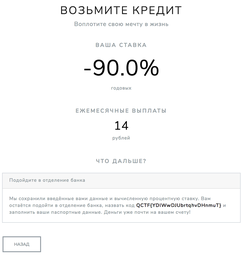
#> input picture editorial-resources/bank/flag.png, 244 x 256 px, shrunk from 952 x 1000 before the run
$ python -i lib.py   (imports and definitions only)
#> lines starting #> are read from the running program, lines starting #| are printed output that depends on the picture
#> further down, picture is the input picture: PIL image 244x256 RGBA; mean R, G, B, A 249.1, 249.3, 249.4, 255
from PIL import Image

def prepare_image(im):
    im = im.convert(mode='RGB')
    width, height = im.size
#> width = 244; height = 256

    for x in range(width):
        for y in range(height):
            pixel = im.getpixel((x,y))
            if 255 not in pixel:
                colorize(pixel, im, (x,y), (0,0,0))

    for x in range(width//4):
        for y in range(height//4):
            for i in range(4):
                for j in range(4):
                        coords = x+i*width//4,y+j*height//4
                        pixel = im.getpixel(coords)
                        if 255 in pixel:
                            colorize(pixel, im, coords, (200,10,4) if i%2 == j%2 else (12,110,3))

    for x in range(width//2):
        for y in range(height//2):
            abc = (im.getpixel((2*x,2*y)), im.getpixel((2*x+1,2*y)), im.getpixel((2*x,2*y+1)), im.getpixel((2*x+1,2*y+1)))
            if abc[0] != abc[1]:
                im.putpixel((2*x,2*y), im.getpixel((2*x+1,2*y)))
            if abc[2] != abc[3]:
                im.putpixel((2*x,2*y+1), im.getpixel((2*x+1,2*y+1)))
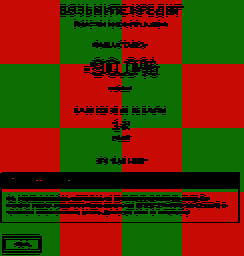
#> im: PIL image 244x256 RGB; mean R, G, B 88.7, 48.8, 2.9
    return im

def colorize(pixel, im, coords, color):
    im.putpixel(coords, color)


def read_as_rgb_2x2_blocks(image):
    pixels = []

    if type(image) is str:
        im = Image.open(image)
    else:
        im = image
    im = im.convert(mode='RGB')
    width, height = im.size

    for x in range(width//2):
        for y in range(height//2):
            pixels.append((
                im.getpixel((2*x  ,2*y  )),
                im.getpixel((2*x+1,2*y  )),
                im.getpixel((2*x  ,2*y+1)),
                im.getpixel((2*x+1,2*y+1))
                ))
    return pixels

def encrypt_block(block):
    a, b, c, d = block
    a = a[0] + 20*a[1] + 100*a[2]
    b = 201*b[0] + 11*b[1] + 2*b[2]
    c = 1000*c[2] + c[0]
    d = d[0] + 172*d[1] - d[2]
    res = hex(sum((a,b,c,d)))[2:]
    res = '{}{}'.format('0'*(5-len(res)),res)
    res = tuple(map(''.join,zip(res,res[::-1])))
    res = ''.join(res[0:3]) + res[4] + res[3]
    hexdigits = '0123456789abcdef'
    if res[1] in hexdigits[:-1]:
        res = res[0] + (hexdigits[hexdigits.index(res[1]) + 1]) + res[2:]
    if res[5] in hexdigits[1:]:
        res = res[:5] + (hexdigits[hexdigits.index(res[5]) - 1]) + res[6:]
    return res[::-1]

def reverse_second_part(block):
    return block[:len(block)//2] + block[len(block)//2:]

>>> from PIL import Image
>>> picture = Image.open('../../editorial-resources/bank/flag.png')
>>> result = prepare_image(picture)

$ run again, on editorial-resources/bank/homepage.png
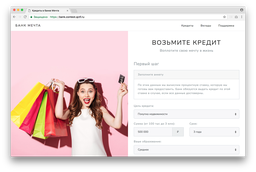
#> input picture editorial-resources/bank/homepage.png, 256 x 172 px, shrunk from 1000 x 671 before the run
#> picture is the input picture: PIL image 256x172 RGBA; mean R, G, B, A 192.2, 176.7, 175.6, 208.7
#> in prepare_image, `im = im.convert(mode='RGB')`:
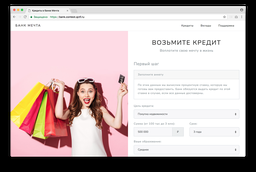
#> im: PIL image 256x172 RGB; mean R, G, B 192.2, 176.7, 175.6
#> after the loop in prepare_image, `for x in range(width//2):`:
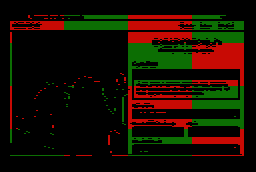
#> im: PIL image 256x172 RGB; mean R, G, B 25.4, 14.9, 0.9
